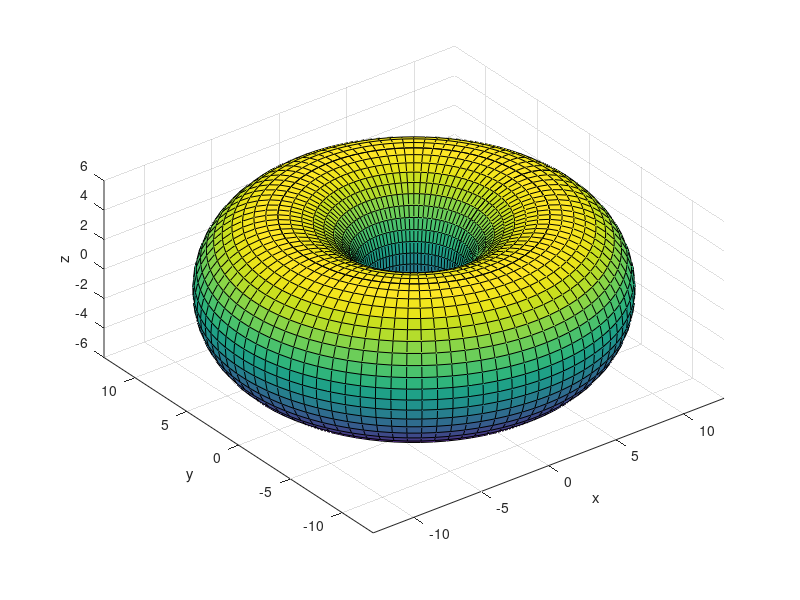

Here is the MATLAB script that generated this plot:
% MATLAB initialisieren:
clear all; clc; format compact; format short g;

% Parameter:
R=8; r=5;
u_0=0; u_E=2*pi; v_0=0; v_E=2*pi; N_u=45; N_v=90; fig=1;

% Funktion:
P=@(u,v){(R+r*sin(u)).*cos(v);(R+r*sin(u)).*sin(v);r*cos(u)};

% Daten:
u_data=linspace(u_0,u_E,N_u);
v_data=linspace(v_0,v_E,N_v);

[u_grid,v_grid]=meshgrid(u_data,v_data);
P_grid=P(u_grid,v_grid);

% Surface_Plot:
figure(fig);
surf(P_grid{1},P_grid{2},P_grid{3});
xlabel('x');ylabel('y');zlabel('z');
grid on; axis('image')
